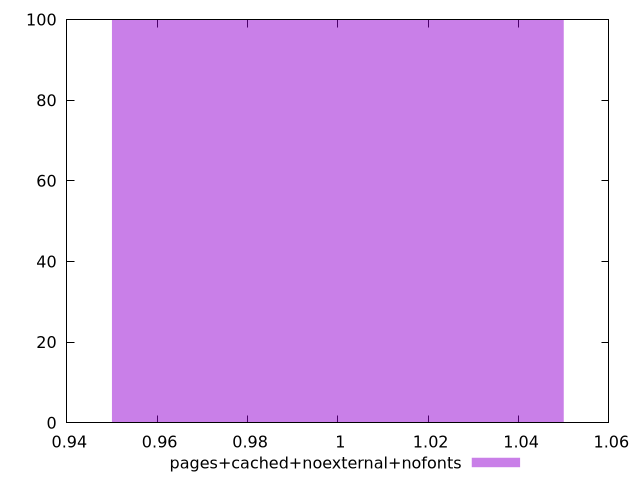

Write gnuplot code to recreate this figure.
$_pagesCachedNoexternalNofonts <<EOF
1 100
EOF
set key outside below
set terminal pngcairo
set output "report_00005_2020-11-02T22-26-11.212Z/no-document-write/pages+cached+noexternal+nofonts//hist.png"
set yrange [0:100]
set boxwidth 0.1
set style fill transparent solid 0.5 noborder
plot $_pagesCachedNoexternalNofonts title "pages+cached+noexternal+nofonts" with boxes ,
